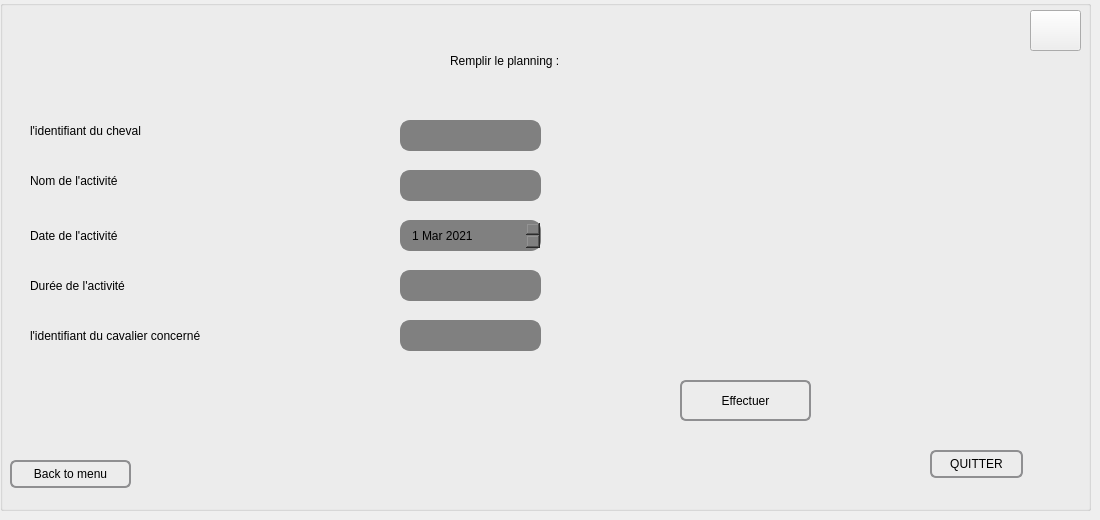
        <widget class="QWidget" name="tab_9">
         <attribute name="title">
          <string>Remplir </string>
         </attribute>
         <widget class="QGroupBox" name="groupBox">
          <property name="geometry">
           <rect>
            <x>0</x>
            <y>0</y>
            <width>1091</width>
            <height>511</height>
           </rect>
          </property>
          <property name="styleSheet">
           <string notr="true">font: 25 8pt &quot;Footlight MT Light&quot;;</string>
          </property>
          <property name="title">
           <string/>
          </property>
          <widget class="QLabel" name="label">
           <property name="geometry">
            <rect>
             <x>30</x>
             <y>110</y>
             <width>321</width>
             <height>41</height>
            </rect>
           </property>
           <property name="styleSheet">
            <string notr="true">font: 25 15pt &quot;Footlight MT Light&quot;;</string>
           </property>
           <property name="text">
            <string>l'identifiant du cheval</string>
           </property>
          </widget>
          <widget class="QLabel" name="label_2">
           <property name="geometry">
            <rect>
             <x>30</x>
             <y>170</y>
             <width>241</width>
             <height>21</height>
            </rect>
           </property>
           <property name="styleSheet">
            <string notr="true">font: 25 15pt &quot;Footlight MT Light&quot;;</string>
           </property>
           <property name="text">
            <string>Nom de l'activité</string>
           </property>
          </widget>
          <widget class="QLabel" name="label_3">
           <property name="geometry">
            <rect>
             <x>30</x>
             <y>220</y>
             <width>241</width>
             <height>31</height>
            </rect>
           </property>
           <property name="styleSheet">
            <string notr="true">font: 25 15pt &quot;Footlight MT Light&quot;;</string>
           </property>
           <property name="text">
            <string>Date de l'activité</string>
           </property>
          </widget>
          <widget class="QLabel" name="label_4">
           <property name="geometry">
            <rect>
             <x>30</x>
             <y>270</y>
             <width>261</width>
             <height>31</height>
            </rect>
           </property>
           <property name="styleSheet">
            <string notr="true">font: 25 15pt &quot;Footlight MT Light&quot;;</string>
           </property>
           <property name="text">
            <string>Durée de l'activité</string>
           </property>
          </widget>
          <widget class="QLabel" name="label_5">
           <property name="geometry">
            <rect>
             <x>30</x>
             <y>320</y>
             <width>361</width>
             <height>31</height>
            </rect>
           </property>
           <property name="styleSheet">
            <string notr="true">font: 25 15pt &quot;Footlight MT Light&quot;;</string>
           </property>
           <property name="text">
            <string>l'identifiant du cavalier concerné</string>
           </property>
          </widget>
          <widget class="QLineEdit" name="Id_cheval">
           <property name="geometry">
            <rect>
             <x>400</x>
             <y>120</y>
             <width>141</width>
             <height>31</height>
            </rect>
           </property>
           <property name="styleSheet">
            <string notr="true">QLineEdit {
    border: 2px solid gray;
    border-radius: 10px;
    padding: 0 8px;
    background: grey;
    selection-background-color: darkgray;
}
</string>
           </property>
           <property name="text">
            <string/>
           </property>
           <property name="readOnly">
            <bool>false</bool>
           </property>
          </widget>
          <widget class="QLineEdit" name="Id_cavalier">
           <property name="geometry">
            <rect>
             <x>400</x>
             <y>320</y>
             <width>141</width>
             <height>31</height>
            </rect>
           </property>
           <property name="styleSheet">
            <string notr="true">QLineEdit {
    border: 2px solid gray;
    border-radius: 10px;
    padding: 0 8px;
    background: grey;
    selection-background-color: darkgray;
}

</string>
           </property>
           <property name="readOnly">
            <bool>false</bool>
           </property>
          </widget>
          <widget class="QPushButton" name="ajouter_plann_cheval">
           <property name="geometry">
            <rect>
             <x>680</x>
             <y>380</y>
             <width>131</width>
             <height>41</height>
            </rect>
           </property>
           <property name="styleSheet">
            <string notr="true">QPushButton {
    border: 2px solid #8f8f91;
    border-radius: 6px;
    background-color: qlineargradient(x1: 0, y1: 0, x2: 0, y2: 1,
                                      stop: 0 #f6f7fa, stop: 1 #dadbde);
    min-width: 80px;
}

QPushButton:pressed {
    background-color: qlineargradient(x1: 0, y1: 0, x2: 0, y2: 1,
                                      stop: 0 #dadbde, stop: 1 #f6f7fa);
}

QPushButton:flat {
    border: none; /* no border for a flat push button */
}

QPushButton:default {
    border-color: navy; /* make the default button prominent */
}</string>
           </property>
           <property name="text">
            <string>Effectuer</string>
           </property>
           <property name="icon">
            <iconset resource="imagee.qrc">
             <normaloff>:/verifier.png</normaloff>:/verifier.png</iconset>
           </property>
          </widget>
          <widget class="QLineEdit" name="duree">
           <property name="geometry">
            <rect>
             <x>400</x>
             <y>270</y>
             <width>141</width>
             <height>31</height>
            </rect>
           </property>
           <property name="styleSheet">
            <string notr="true">QLineEdit {
    border: 2px solid gray;
    border-radius: 10px;
    padding: 0 8px;
    background: grey;
    selection-background-color: darkgray;
}
</string>
           </property>
          </widget>
          <widget class="QLineEdit" name="Nom_activite">
           <property name="geometry">
            <rect>
             <x>400</x>
             <y>170</y>
             <width>141</width>
             <height>31</height>
            </rect>
           </property>
           <property name="styleSheet">
            <string notr="true">QLineEdit {
    border: 2px solid gray;
    border-radius: 10px;
    padding: 0 8px;
    background: grey;
    selection-background-color: darkgray;
}
</string>
           </property>
          </widget>
          <widget class="QPushButton" name="pushButton_Quitter">
           <property name="geometry">
            <rect>
             <x>930</x>
             <y>450</y>
             <width>93</width>
             <height>28</height>
            </rect>
           </property>
           <property name="styleSheet">
            <string notr="true">QPushButton {
    border: 2px solid #8f8f91;
    border-radius: 6px;
    background-color: qlineargradient(x1: 0, y1: 0, x2: 0, y2: 1,
                                      stop: 0 #f6f7fa, stop: 1 #dadbde);
    min-width: 80px;
}

QPushButton:pressed {
    background-color: qlineargradient(x1: 0, y1: 0, x2: 0, y2: 1,
                                      stop: 0 #dadbde, stop: 1 #f6f7fa);
}

QPushButton:flat {
    border: none; /* no border for a flat push button */
}

QPushButton:default {
    border-color: navy; /* make the default button prominent */
}</string>
           </property>
           <property name="text">
            <string>QUITTER</string>
           </property>
           <property name="icon">
            <iconset resource="imagee.qrc">
             <normaloff>:/quitter.png</normaloff>:/quitter.png</iconset>
           </property>
          </widget>
          <widget class="QDateEdit" name="date_activite">
           <property name="geometry">
            <rect>
             <x>400</x>
             <y>220</y>
             <width>141</width>
             <height>31</height>
            </rect>
           </property>
           <property name="styleSheet">
            <string notr="true">QDateEdit {
    border: 2px solid gray;
    border-radius: 10px;
    padding: 0 8px;
    background: grey;
    selection-background-color: darkgray;
}
</string>
           </property>
           <property name="maximumDate">
            <date>
             <year>2023</year>
             <month>3</month>
             <day>1</day>
            </date>
           </property>
           <property name="minimumDate">
            <date>
             <year>2021</year>
             <month>3</month>
             <day>1</day>
            </date>
           </property>
          </widget>
          <widget class="QLabel" name="label_36">
           <property name="geometry">
            <rect>
             <x>450</x>
             <y>30</y>
             <width>381</width>
             <height>61</height>
            </rect>
           </property>
           <property name="styleSheet">
            <string notr="true">font: 25 22pt &quot;Footlight MT Light&quot;;</string>
           </property>
           <property name="text">
            <string>Remplir le planning :</string>
           </property>
          </widget>
          <widget class="QLabel" name="label_44">
           <property name="geometry">
            <rect>
             <x>840</x>
             <y>110</y>
             <width>141</width>
             <height>151</height>
            </rect>
           </property>
           <property name="styleSheet">
            <string notr="true">image: url(:/planning.png);</string>
           </property>
           <property name="text">
            <string/>
           </property>
          </widget>
          <widget class="QPushButton" name="pushButton_Reglage_3">
           <property name="geometry">
            <rect>
             <x>1030</x>
             <y>10</y>
             <width>51</width>
             <height>41</height>
            </rect>
           </property>
           <property name="styleSheet">
            <string notr="true"/>
           </property>
           <property name="text">
            <string/>
           </property>
           <property name="icon">
            <iconset resource="imagee.qrc">
             <normaloff>:/settings.png</normaloff>:/settings.png</iconset>
           </property>
          </widget>
          <widget class="QPushButton" name="pushButton_back_6">
           <property name="geometry">
            <rect>
             <x>10</x>
             <y>460</y>
             <width>121</width>
             <height>28</height>
            </rect>
           </property>
           <property name="styleSheet">
            <string notr="true">QPushButton {
    border: 2px solid #8f8f91;
    border-radius: 6px;
    background-color: qlineargradient(x1: 0, y1: 0, x2: 0, y2: 1,
                                      stop: 0 #f6f7fa, stop: 1 #dadbde);
    min-width: 80px;
}

QPushButton:pressed {
    background-color: qlineargradient(x1: 0, y1: 0, x2: 0, y2: 1,
                                      stop: 0 #dadbde, stop: 1 #f6f7fa);
}

QPushButton:flat {
    border: none; /* no border for a flat push button */
}

QPushButton:default {
    border-color: navy; /* make the default button prominent */
}

</string>
           </property>
           <property name="text">
            <string>Back to menu</string>
           </property>
           <property name="icon">
            <iconset resource="imagee.qrc">
             <normaloff>:/back.png</normaloff>:/back.png</iconset>
           </property>
          </widget>
         </widget>
        </widget>
